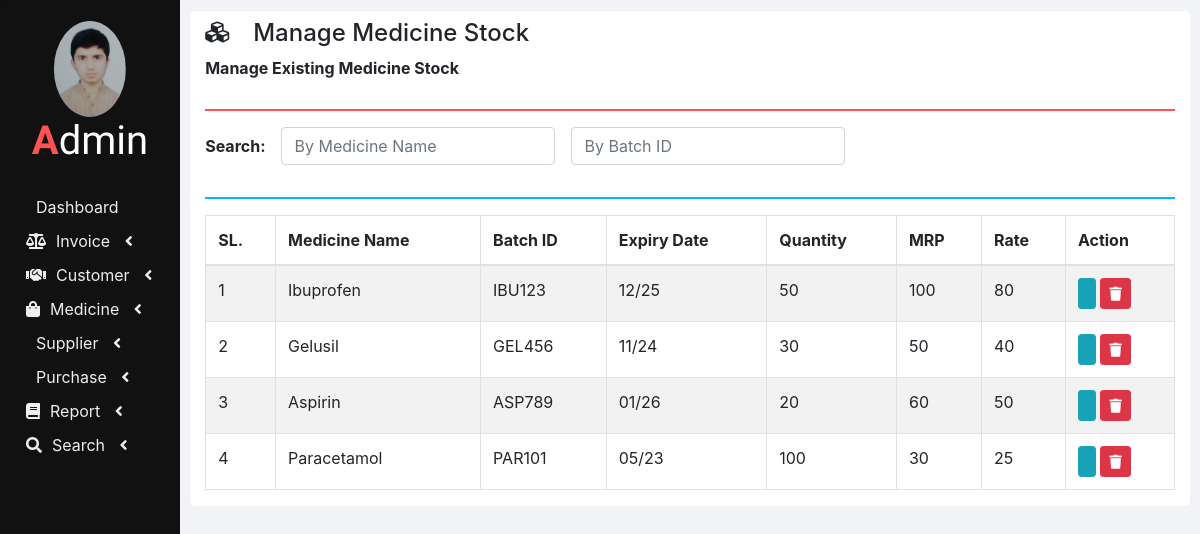
Page /manage_medicine_stock.php on the committed database.
### tables this page shows
CREATE TABLE IF NOT EXISTS medicines_stock (
  ID INT AUTO_INCREMENT PRIMARY KEY,
  NAME VARCHAR(100) NOT NULL,
  BATCH_ID VARCHAR(20) NOT NULL UNIQUE,
  EXPIRY_DATE VARCHAR(5) NOT NULL,  
  QUANTITY INT NOT NULL,
  MRP DOUBLE NOT NULL,
  RATE DOUBLE NOT NULL
);

### php/manage_medicine_stock.php (the view, shortened to what this page needs)
<?php
require "db_connection.php";
function showStockEntries($id) {
  global $con;
  $seq_no = 0;
  $query = "SELECT * FROM medicines_stock";
  $result = mysqli_query($con, $query);
  while($row = mysqli_fetch_array($result)) {
    $seq_no++;
    if($row['ID'] == $id)
      showEditOptionsRow($seq_no, $row);
    else
      showStockRow($seq_no, $row);
  }
}
function showStockRow($seq_no, $row) {
  echo '
    <tr>
      <td>'.$seq_no.'</td>
      <td>'.$row['NAME'].'</td>
      <td>'.$row['BATCH_ID'].'</td>
      <td>'.$row['EXPIRY_DATE'].'</td>
      <td>'.$row['QUANTITY'].'</td>
      <td>'.$row['MRP'].'</td>
      <td>'.$row['RATE'].'</td>
      <td>
        <button class="btn btn-info btn-sm" onclick="editStock('.$row['ID'].');"><i class="fa fa-pencil"></i></button>
        <button class="btn btn-danger btn-sm" onclick="deleteStock('.$row['ID'].');"><i class="fa fa-trash"></i></button>
      </td>
    </tr>';
}
?>

### css/sidenav.css (style rules this page uses)
body { background-color: #f1f3f6; }
.sidenav { width: 15%; height: 100vh; background-color: #222222; position: fixed; z-index: 1; flex: 1 0 auto; }
.card { width: 100%; height: 100%; top: 0; border-radius: 0; background-color: #111111; }
.logo .logo-caption { font-family: 'Poiret One', cursive; color: #ffffff; text-align: center; margin-bottom: 25px; }
.logo .profile { margin-left: 50%; border-radius: 50%; transform: translate(-50%); }
.logo .tweak { color: #ff5252; font-weight: bold; }
.main-menu-item { padding: 5px 5px; cursor: pointer; }
.main-menu-item > a { color: #eeeeee; text-decoration: none; font-size: 16px; }
.main-menu-item > a > span { margin-left: 10px; }

### css/home.css (style rules this page uses)
html, body { height: 100vh; }

### rows in the picture
medicines_stock: seq_no "1", NAME "Ibuprofen", BATCH_ID "IBU123", EXPIRY_DATE "12/25", QUANTITY "50", MRP "100", RATE "80"
medicines_stock: seq_no "2", NAME "Gelusil", BATCH_ID "GEL456", EXPIRY_DATE "11/24", QUANTITY "30", MRP "50", RATE "40"
medicines_stock: seq_no "3", NAME "Aspirin", BATCH_ID "ASP789", EXPIRY_DATE "01/26", QUANTITY "20", MRP "60", RATE "50"
medicines_stock: seq_no "4", NAME "Paracetamol", BATCH_ID "PAR101", EXPIRY_DATE "05/23", QUANTITY "100", MRP "30", RATE "25"

### other values in the picture
$heading "Manage Medicine Stock"
$sub_heading "Manage Existing Medicine Stock"
